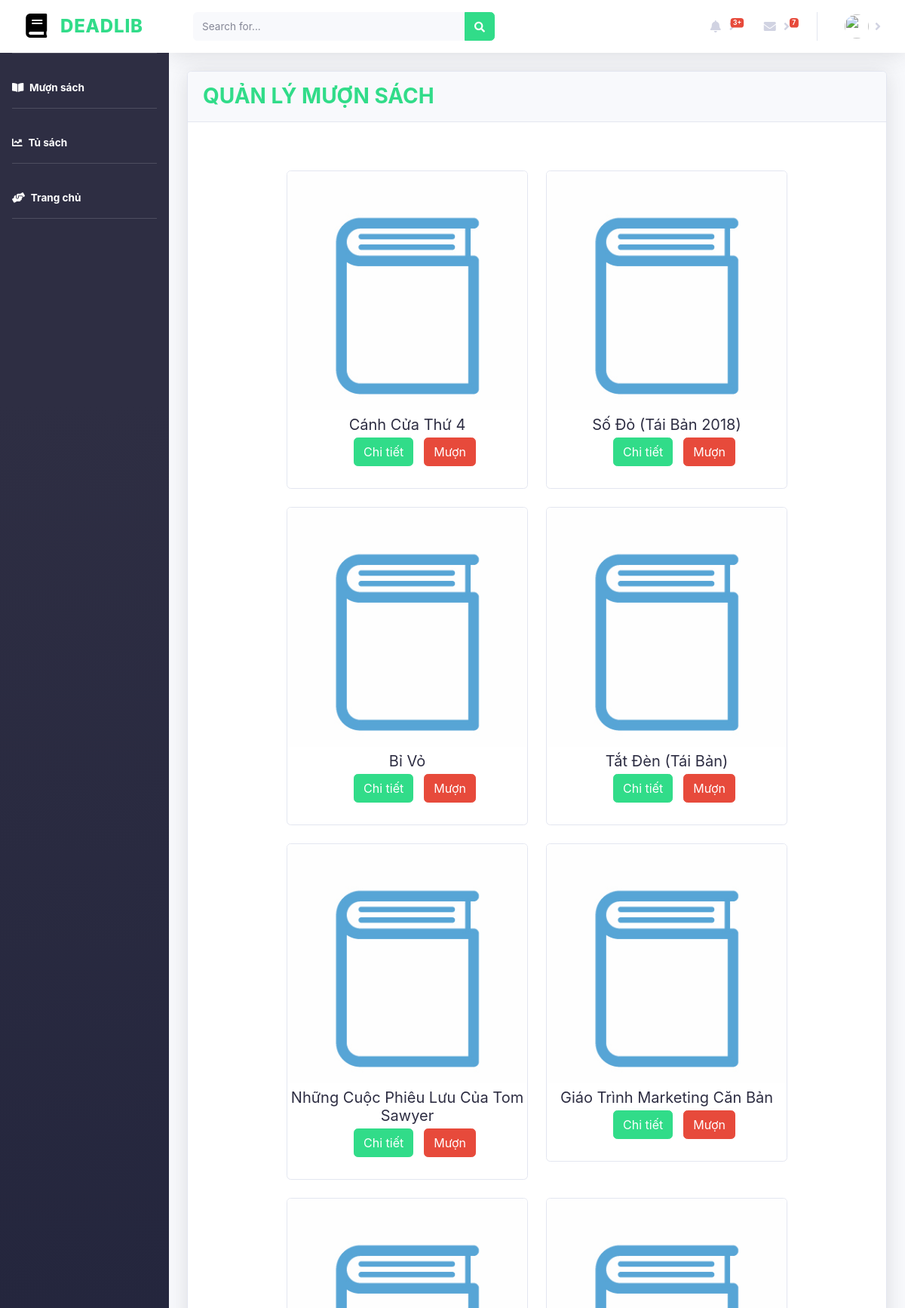
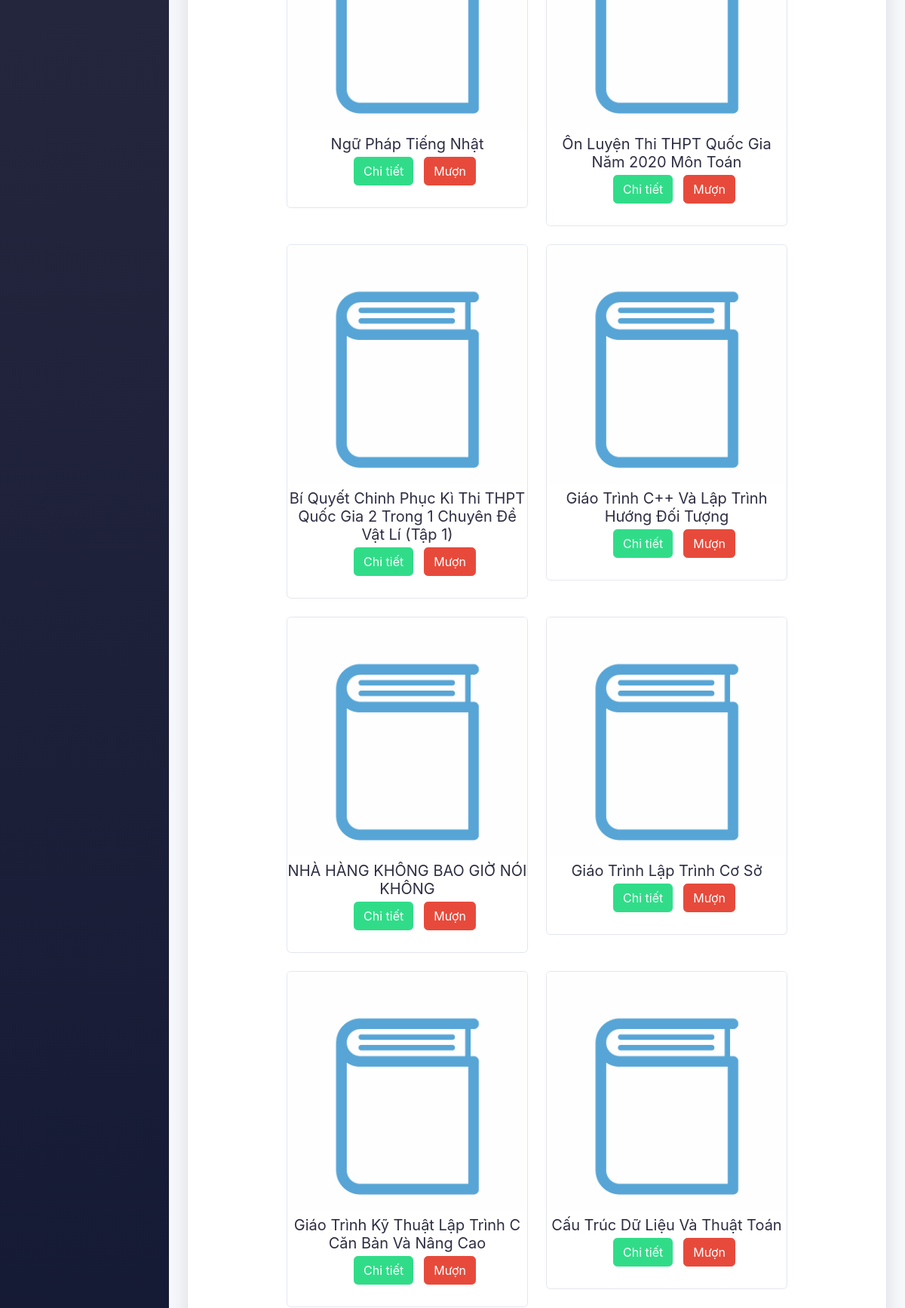
The app's page /borrow.php?page=2 (signed in, upper part) with its own data (2 pictures, top to bottom).
### tables this page shows
CREATE TABLE `books` (
  `bookCode` int(10) NOT NULL AUTO_INCREMENT,
  `bookName` varchar(100) NOT NULL,
  `bookImage` text NOT NULL,
  `authorCode` int(10) NOT NULL,
  `categoryCode` int(10) NOT NULL,
  `publisherCode` int(10) NOT NULL,
  `publishYear` year(4) DEFAULT NULL,
  `quantity` int(11) NOT NULL,
  `duration` int(11) NOT NULL DEFAULT '150',
  `created_at` timestamp NOT NULL DEFAULT CURRENT_TIMESTAMP ON UPDATE CURRENT_TIMESTAMP,
  PRIMARY KEY (`bookCode`),
  KEY `fk1_books` (`authorCode`),
  KEY `fk2_books` (`categoryCode`),
  KEY `fk3_books` (`publisherCode`),
  CONSTRAINT `fk1_books` FOREIGN KEY (`authorCode`) REFERENCES `authors` (`authorCode`) ON DELETE CASCADE ON UPDATE CASCADE,
  CONSTRAINT `fk2_books` FOREIGN KEY (`categoryCode`) REFERENCES `category` (`categoryCode`) ON DELETE CASCADE ON UPDATE CASCADE,
  CONSTRAINT `fk3_books` FOREIGN KEY (`publisherCode`) REFERENCES `publisher` (`publisherCode`) ON DELETE CASCADE ON UPDATE CASCADE
);

### borrow.php (the view, shortened to what this page needs)
<?php
require_once "config.php";
?>
<!DOCTYPE html>
<html lang="en">
<head>
  <link href="v/fontawesome-free/css/all.min.css" rel="stylesheet" type="text/css">
  <link href="css/lib.css" rel="stylesheet">
</head>
<body id="page-top">
  <div id="wrapper">
    <ul class="navbar-nav bg-gradient-primary sidebar sidebar-dark accordion" id="accordionSidebar">
      <a class="sidebar-brand d-flex align-items-center justify-content-center" href="reader.html">
        <div class="sidebar-brand-icon ">
          <i class="fas fa-book"></i>
        </div>
        <div class="sidebar-brand-text">DEADLIB</div>
      </a>
      <hr class="sidebar-divider">
      <li class="nav-item active">
        <a class="nav-link" href="borrow.php">
          <i class="fas fa-book-open"></i>
          <span>Mượn sách</span></a>
      </li>
      <hr class="sidebar-divider">
      <li class="nav-item active">
        <a class="nav-link" href="bookcase.php">
          <i class="fas fa-chart-line"></i>
          <span>Tủ sách</span></a>
      </li>
      <hr class="sidebar-divider">
      <li class="nav-item active">
        <a class="nav-link" href="reader-dashboard.php">
          <i class="fas fa-hands-helping"></i>
          <span>Trang chủ</span></a>
      </li>
      <hr class="sidebar-divider">
    </ul>
    <div id="content-wrapper" class="d-flex flex-column">
      <div id="content">
        <nav class="navbar navbar-expand navbar-light bg-white topbar mb-4 static-top shadow">
          <form class="d-none d-sm-inline-block form-inline mr-auto ml-md-3 my-2 my-md-0 mw-100 navbar-search">
            <div class="input-group">
              <input type="text" class="form-control bg-light border-0 small" placeholder="Search for..." aria-label="Search" aria-describedby="basic-addon2">
              <div class="input-group-append">
                <button class="btn btn-primary" type="button">
                  <i class="fas fa-search fa-sm"></i>
                </button>
              </div>
            </div>
          </form>
          <ul class="navbar-nav ml-auto">
            <li class="nav-item dropdown no-arrow mx-1">
              <a class="nav-link dropdown-toggle" href="#" id="alertsDropdown" role="button" data-toggle="dropdown" aria-haspopup="true" aria-expanded="false">
                <i class="fas fa-bell fa-fw"></i>
                <span class="badge badge-danger badge-counter">3+</span>
              </a>
            </li>
            <li class="nav-item dropdown no-arrow mx-1">
              <a class="nav-link dropdown-toggle" href="#" id="messagesDropdown" role="button" data-toggle="dropdown" aria-haspopup="true" aria-expanded="false">
                <i class="fas fa-envelope fa-fw"></i>
                <span class="badge badge-danger badge-counter">7</span>
              </a>
            </li>
            <li class="nav-item dropdown no-arrow">
              <a class="nav-link dropdown-toggle" href="#" id="userDropdown" role="button" data-toggle="dropdown" aria-haspopup="true" aria-expanded="false">
                <img class="img-profile rounded-circle" src="https://kenh14cdn.com/thumb_w/620/2018/5/16/3189533012638884437482503274448191335956480n-15264802105001243615494.jpg">
              </a>
            </li>
          </ul>
        </nav>
        <div class="container-fluid">
          <div class="card shadow mb-4 ">
            <div class="card-header py-3">
              <h3 class="m-0 font-weight-bold text-primary">QUẢN LÝ MƯỢN SÁCH</h3>
            </div>
            <div class="card-body card-body-book">
              <div class="row row-book" style="justify-content: center;">
                <?php
                $perpage = 21;
                if (isset($_GET["page"])) {
                  $page = intval($_GET["page"]);
                } else {
                  $page = 1;
                }
                $calc = $perpage * $page;
                $start = $calc - $perpage;
                $sql = "SELECT b.bookCode, b.bookName, b.bookImage, a.authorName, c.categoryName, p.publisherName, b.publishYear, b.quantity FROM books b
                     INNER JOIN authors a ON a.authorCode=b.authorCode
                     INNER JOIN category c ON c.categoryCode=b.categoryCode
                     INNER JOIN publisher p ON p.publisherCode=b.publisherCode LIMIT " . $start . ", " . $perpage;
                $result = mysqli_query($link, $sql);
                $rows = mysqli_num_rows($result);
                if ($rows) {
                  while ($post = mysqli_fetch_assoc($result)) {
                ?>
                    <div class="col-sm-auto mt-4">
                      <div class="card" style="width: 20rem;">
                        <img class="card-img-top" src="<?php echo $post['bookImage']; ?>" alt="Card image cap" onerror="this.onerror=null;this.src='./img/book.png';">
                        <h5 class="card-title name-book"><?php echo $post['bookName']; ?></h5>
                        <div class="row">
                          <p> <a class="btn btn-primary btn-primary-book" data-toggle="collapse" href="#book-detail-<?php echo $post['bookCode']; ?>" role="button" aria-expanded="false" aria-controls="multiCollapseExample1">Chi tiết</a></p>
                          <p> <a class="btn btn-danger btn-danger-book borrow" data-toggle="modal" data-target="#borrowModal" data-id="<?php echo $post['bookCode']; ?>" role="button" aria-expanded="false" aria-controls="multiCollapseExample1" style="color: #fff;">Mượn</a></p>
                        </div>
                      </div>
                    </div>
                <?php }
                } ?>
              </div>
            </div>
          </div>
        </div>
      </div>
    </div>
  </div>
</body>
</html>

### records on screen
books: bookName "Cánh Cửa Thứ 4"
books: bookName "Số Đỏ (Tái Bản 2018)"
books: bookName "Bỉ Vỏ"
books: bookName "Tắt Đèn (Tái Bản)"
books: bookName "Những Cuộc Phiêu Lưu Của Tom Sawyer"
books: bookName "Giáo Trình Marketing Căn Bản"
books: bookName "Ngữ Pháp Tiếng Nhật"
books: bookName "Ôn Luyện Thi THPT Quốc Gia Năm 2020 Môn Toán"
books: bookName "Bí Quyết Chinh Phục Kì Thi THPT Quốc Gia 2 Trong 1 Chuyên Đề Vật Lí (Tập 1)"
books: bookName "Giáo Trình C++ Và Lập Trình Hướng Đối Tượng"
books: bookName "NHÀ HÀNG KHÔNG BAO GIỜ NÓI KHÔNG"
books: bookName "Giáo Trình Lập Trình Cơ Sở"
books: bookName "Giáo Trình Kỹ Thuật Lập Trình C Căn Bản Và Nâng Cao"
books: bookName "Cấu Trúc Dữ Liệu Và Thuật Toán"
